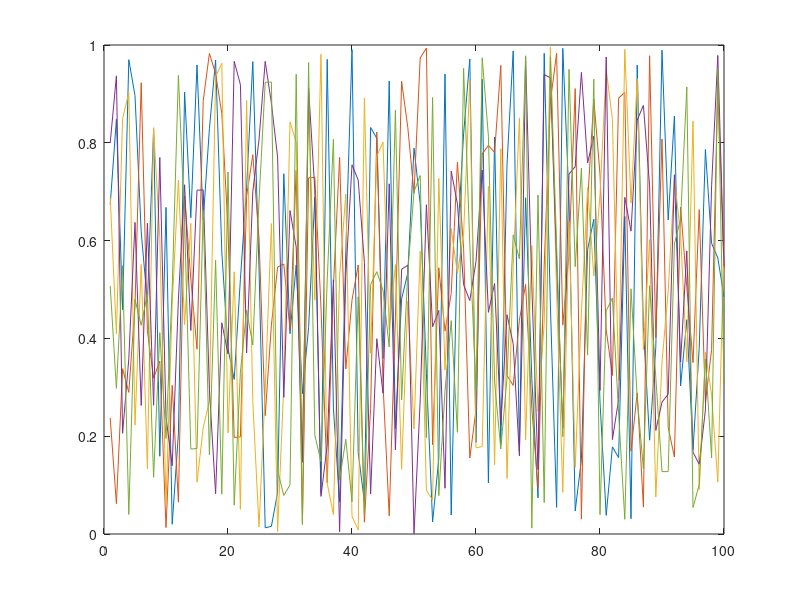

Write MATLAB code to recreate this figure. (Note: this script raises an error after producing the figure.)
function hleg = fn_colorlegend(varargin)
% function [hleg =] fn_colorlegend([handles,]names[,'NorthWest|...'][,'frame'][,text options...])
%---
% Display discreet color legend for set of lines

% Input
if nargin==0
    figure(1), clf
    hl = plot(rand(100,5));
    names = {'a first line' 'a second one' 'number 3' '4' 'and five'};
else
    i=0;
    textopt = {}; hl = []; location = 'NorthWest'; doframe = false;
    while i<nargin
        i = i+1;
        a = varargin{i};
        if iscell(a)
            names = a;
        elseif ischar(a)
            switch lower(a)
                case {'northwest' 'northeast' 'southwest' 'southeast'}
                    location = a;
                case 'frame'
                    doframe = true;
                otherwise
                    textopt = varargin(i:end);
                    break
            end
        elseif all(ishandle(a))
            hl = a;
        else
            error argument
        end
    end
    if isempty(hl)
        hl = flipud(findobj(gca,'type','line'));
        hl = hl(1:length(names));
    end
end

% Parent axes
n = numel(hl);
ha = fn_parentaxes(hl(1));
for i=2:n
    if ~isequal(fn_parentaxes(hl(i)),ha)
        error 'all objects must be in the same parent axes'
    end
end
hp = get(ha,'parent');
hf = fn_parentfigure(ha);

% Legend axes
hleg = axes('parent',hp,'pos',[.4 .4 .2 .2],'units','pixel','handlevisibility','off');
set(hleg,'visible',onoff(doframe))
[w h] = fn_pixelsize(hleg);
set(hleg,'xlim',[0 w],'ylim',[-h 0]) % use pixel coordinate systems to ease everything
set(hleg,'xtick',[],'ytick',[],'box','on') % some esthetics

% Display names
ht = zeros(1,n); extents = zeros(n,4);
for i=1:n
    ht(i) = text(0,0,names{i},'parent',hleg, ...
        'color',get(hl(i),'color'),textopt{:});
    extents(i,:) = get(ht(i),'Extent');
end

% Dispatch them vertically and make the legend axes the appropriate size
ystep = max(extents(:,4))*.9;
for i=1:n
    set(ht(i),'pos',[0 -i*ystep])
    extents(i,:) = get(ht(i),'Extent');
end
[xmargin ymargin] = deal(5,0);
W = max(extents(:,3)) + 2*xmargin;
top = max(extents(:,2)+extents(:,4));
bottom = min(extents(:,2));
H = top - bottom + 2*ymargin;
set(hleg,'pos',[100 100 W H], ...
    'xlim',[-xmargin -xmargin+W],'ylim',[bottom-ymargin top+ymargin])

% Position according to location flag
margin = 5;
switch lower(location)
    case 'northwest'
        posrel = [0 1];
        pospix = [margin 1-H-margin W H];
    case 'northeast'
        posrel = [1 1];
        pospix = [1-W-margin 1-H-margin W H];
    case 'southwest'
        posrel = [0 0];
        pospix = [margin margin W H];
    case 'southeast'
        posrel = [1 0];
        pospix = [1-W-margin margin W H];
end
fn_controlpositions(hleg,ha,posrel,pospix)

% Moving the legend
set([hleg ht],'buttondownFcn',@(u,e)moveLegend(hleg,ha,W,H))

% Menu for deleting and hiding/showing frame
m = uicontextmenu('parent',hf);
fn_propcontrol(hleg,'Visible','menu',{m,'label','Show legend''s frame'});
uimenu(m,'label','Delete legend','callback',@(u,e)delete(hleg))
set([hleg ht],'UIContextMenu',m)

% Delete legend upon deletion of the lines
addlistener(ht,'ObjectBeingDestroyed',@(u,e)deleteValid(hleg));

% Output
if nargout==0, clear hleg, end

%---
function moveLegend(hleg,ha,W,H)


fn_moveobject(hleg,'pointer','fleur');

pos = fn_pixelpos(hleg);
center = [pos(1)+pos(3)/2 pos(2)+pos(4)/2];  
posa = fn_pixelpos(ha);
posrel = [(center(1)-posa(1))/posa(3) (center(2)-posa(2))/posa(4)];
pospix = [-W/2 -H/2 W H];

fn_controlpositions(hleg,ha,posrel,pospix)


